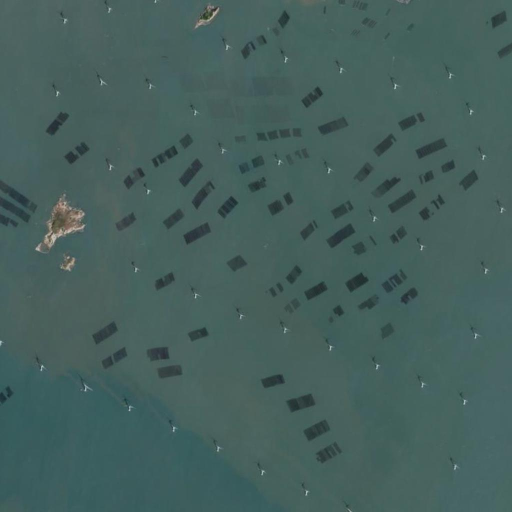
#> input picture data/scenes/xinghua_bay_wind_farm.png, 1024 x 1024 px (shown at 1/2 size)
$ python advanced_island_detector.py
#> lines starting #> are read from the running program, lines starting #| are printed output that depends on the picture; after the words box and inside, x2 and y2 are one past the last pixel; in counts of white or black regions, pixels touching at a corner belong together
"""
高精度岛屿检测器
使用多种图像处理技术精确识别岛屿位置
"""
import cv2
import numpy as np
from typing import List, Tuple, Dict, Any
import matplotlib.pyplot as plt


class AdvancedIslandDetector:
    """高精度岛屿检测器"""

    def __init__(self):
        """初始化检测器"""
        pass

    def detect_islands_precise(self, image: np.ndarray) -> List[Dict[str, Any]]:
        """
        精确检测岛屿位置

        Args:
            image: 输入图像

        Returns:
            岛屿信息列表
        """
        try:
            print("🏝️ 开始精确岛屿检测...")

            # 多种方法组合检测
            islands_hsv = self._detect_by_hsv(image)
            islands_lab = self._detect_by_lab(image)
            islands_edge = self._detect_by_edges(image)

            # 合并结果
            all_islands = islands_hsv + islands_lab + islands_edge

            # 去重和优化
            final_islands = self._merge_and_filter_islands(all_islands, image.shape)

            print(f"✅ 检测到 {len(final_islands)} 个高精度岛屿")

            return final_islands

        except Exception as e:
            print(f"❌ 岛屿检测失败: {e}")
            return []

    def _detect_by_hsv(self, image: np.ndarray) -> List[Dict[str, Any]]:
        """基于HSV色彩空间检测"""
        hsv = cv2.cvtColor(image, cv2.COLOR_BGR2HSV)

        # 更精确的陆地颜色范围
        land_masks = []

        # 棕色陆地
        lower_brown = np.array([8, 50, 80])
        upper_brown = np.array([25, 200, 180])
        mask_brown = cv2.inRange(hsv, lower_brown, upper_brown)

        # 灰褐色陆地
        lower_gray_brown = np.array([15, 30, 100])
        upper_gray_brown = np.array([35, 150, 200])
        mask_gray_brown = cv2.inRange(hsv, lower_gray_brown, upper_gray_brown)

        # 浅棕色
        lower_light_brown = np.array([10, 40, 120])
        upper_light_brown = np.array([30, 180, 220])
        mask_light_brown = cv2.inRange(hsv, lower_light_brown, upper_light_brown)

        # 合并掩码
        combined_mask = cv2.bitwise_or(mask_brown, mask_gray_brown)
        combined_mask = cv2.bitwise_or(combined_mask, mask_light_brown)

        return self._extract_islands_from_mask(combined_mask, "HSV")

    def _detect_by_lab(self, image: np.ndarray) -> List[Dict[str, Any]]:
        """基于LAB色彩空间检测"""
        lab = cv2.cvtColor(image, cv2.COLOR_BGR2LAB)

        # LAB空间中的陆地特征
        l_channel, a_channel, b_channel = cv2.split(lab)

        # 陆地通常在a通道和b通道有特定范围
        # a通道: 绿色到红色
        # b通道: 蓝色到黄色

        # 创建陆地掩码
        mask_a = cv2.inRange(a_channel, 125, 140)  # 偏红
        mask_b = cv2.inRange(b_channel, 130, 150)  # 偏黄
        mask_l = cv2.inRange(l_channel, 80, 180)   # 中等亮度

        combined_mask = cv2.bitwise_and(mask_a, mask_b)
        combined_mask = cv2.bitwise_and(combined_mask, mask_l)

        return self._extract_islands_from_mask(combined_mask, "LAB")

    def _detect_by_edges(self, image: np.ndarray) -> List[Dict[str, Any]]:
        """基于边缘检测"""
        gray = cv2.cvtColor(image, cv2.COLOR_BGR2GRAY)

        # 高斯模糊
        blurred = cv2.GaussianBlur(gray, (5, 5), 0)

        # Canny边缘检测
        edges = cv2.Canny(blurred, 50, 150)

        # 形态学操作连接边缘
        kernel = np.ones((3, 3), np.uint8)
        edges_closed = cv2.morphologyEx(edges, cv2.MORPH_CLOSE, kernel)

        # 填充封闭区域
        contours, _ = cv2.findContours(edges_closed, cv2.RETR_EXTERNAL, cv2.CHAIN_APPROX_SIMPLE)

        mask = np.zeros_like(gray)
        for contour in contours:
            area = cv2.contourArea(contour)
            if 500 < area < 20000:  # 合理的岛屿大小
                cv2.fillPoly(mask, [contour], 255)

        return self._extract_islands_from_mask(mask, "Edge")

    def _extract_islands_from_mask(self, mask: np.ndarray, method: str) -> List[Dict[str, Any]]:
        """从掩码中提取岛屿"""
        # 形态学操作清理
        kernel = np.ones((5, 5), np.uint8)
        mask_clean = cv2.morphologyEx(mask, cv2.MORPH_CLOSE, kernel)
        mask_clean = cv2.morphologyEx(mask_clean, cv2.MORPH_OPEN, kernel)

        # 查找轮廓
        contours, _ = cv2.findContours(mask_clean, cv2.RETR_EXTERNAL, cv2.CHAIN_APPROX_SIMPLE)

        islands = []
        for i, contour in enumerate(contours):
            area = cv2.contourArea(contour)

            # 过滤太小或太大的区域
            if 1000 < area < 50000:
                # 计算边界框
                x, y, w, h = cv2.boundingRect(contour)

                # 计算中心点
                M = cv2.moments(contour)
                if M["m00"] != 0:
                    center_x = int(M["m10"] / M["m00"])
                    center_y = int(M["m01"] / M["m00"])
                else:
                    center_x = x + w // 2
                    center_y = y + h // 2

                island_info = {
                    'method': method,
                    'center': (center_x, center_y),
                    'bbox': (x, y, x + w, y + h),
                    'area': area,
                    'contour': contour
                }

                islands.append(island_info)

        print(f"  {method}方法检测到 {len(islands)} 个候选岛屿")
        return islands

    def _merge_and_filter_islands(self, all_islands: List[Dict[str, Any]],
                                image_shape: Tuple[int, int, int]) -> List[Dict[str, Any]]:
        """合并和过滤岛屿"""
        if not all_islands:
            return []

        # 按位置聚类，合并相近的检测结果
        clusters = []

        for island in all_islands:
            center = island['center']

            # 寻找相近的聚类
            found_cluster = False
            for cluster in clusters:
                cluster_center = cluster['center']
                distance = np.sqrt((center[0] - cluster_center[0])**2 +
                                 (center[1] - cluster_center[1])**2)

                if distance < 100:  # 100像素内认为是同一个岛
                    # 选择面积更大的
                    if island['area'] > cluster['area']:
                        clusters[clusters.index(cluster)] = island
                    found_cluster = True
                    break

            if not found_cluster:
                clusters.append(island)

        # 进一步过滤和验证
        final_islands = []

        for island in clusters:
            center_x, center_y = island['center']

            # 确保岛屿在图像范围内
            if (50 < center_x < image_shape[1] - 50 and
                50 < center_y < image_shape[0] - 50):

                final_islands.append(island)

        # 按面积排序，选择最大的几个
        final_islands.sort(key=lambda x: x['area'], reverse=True)

        return final_islands[:3]  # 最多返回3个最大的岛屿

    def get_optimal_charging_positions(self, islands: List[Dict[str, Any]]) -> List[Tuple[int, int]]:
        """获取最优充电桩位置"""
        charging_positions = []

        for i, island in enumerate(islands):
            center_x, center_y = island['center']
            bbox = island['bbox']

            # 在岛屿上找最合适的位置
            # 优先选择岛屿内部较平坦的区域

            # 候选位置：岛屿中心附近
            candidates = [
                # 岛屿中心
                (center_x, center_y),
                # 岛屿中心偏移位置
                (center_x + 10, center_y),
                (center_x - 10, center_y),
                (center_x, center_y + 10),
                (center_x, center_y - 10),
                # 边界框内的稳定位置
                (bbox[0] + (bbox[2] - bbox[0]) // 3, bbox[1] + (bbox[3] - bbox[1]) // 3),
                (bbox[0] + 2*(bbox[2] - bbox[0]) // 3, bbox[1] + 2*(bbox[3] - bbox[1]) // 3)
            ]

            # 选择最靠近岛屿中心的位置
            best_pos = candidates[0]  # 默认使用中心位置

            charging_positions.append(best_pos)
            print(f"  岛屿{i+1}充电桩: {best_pos} (岛屿中心: {island['center']})")

        return charging_positions

    def visualize_detection_process(self, image: np.ndarray, islands: List[Dict[str, Any]],
                                  charging_positions: List[Tuple[int, int]],
                                  save_path: str = None):
        """可视化检测过程"""
        try:
            fig, axes = plt.subplots(2, 2, figsize=(20, 16))

            # 原始图像
            image_rgb = cv2.cvtColor(image, cv2.COLOR_BGR2RGB)
            axes[0, 0].imshow(image_rgb)
            axes[0, 0].set_title('原始图像', fontsize=14)
            axes[0, 0].axis('off')

            # HSV检测结果
            hsv_islands = self._detect_by_hsv(image)
            axes[0, 1].imshow(image_rgb)
            for island in hsv_islands:
                center = island['center']
                bbox = island['bbox']
                rect = plt.Rectangle((bbox[0], bbox[1]), bbox[2]-bbox[0], bbox[3]-bbox[1],
                                   linewidth=2, edgecolor='red', facecolor='none')
                axes[0, 1].add_patch(rect)
                axes[0, 1].plot(center[0], center[1], 'ro', markersize=8)
            axes[0, 1].set_title(f'HSV检测 ({len(hsv_islands)}个)', fontsize=14)
            axes[0, 1].axis('off')

            # LAB检测结果
            lab_islands = self._detect_by_lab(image)
            axes[1, 0].imshow(image_rgb)
            for island in lab_islands:
                center = island['center']
                bbox = island['bbox']
                rect = plt.Rectangle((bbox[0], bbox[1]), bbox[2]-bbox[0], bbox[3]-bbox[1],
                                   linewidth=2, edgecolor='blue', facecolor='none')
                axes[1, 0].add_patch(rect)
                axes[1, 0].plot(center[0], center[1], 'bo', markersize=8)
            axes[1, 0].set_title(f'LAB检测 ({len(lab_islands)}个)', fontsize=14)
            axes[1, 0].axis('off')

            # 最终结果
            axes[1, 1].imshow(image_rgb)

            # 绘制检测到的岛屿
            for i, island in enumerate(islands):
                center = island['center']
                bbox = island['bbox']

                # 岛屿边界
                rect = plt.Rectangle((bbox[0], bbox[1]), bbox[2]-bbox[0], bbox[3]-bbox[1],
                                   linewidth=3, edgecolor='green', facecolor='green', alpha=0.3)
                axes[1, 1].add_patch(rect)

                # 岛屿中心
                axes[1, 1].plot(center[0], center[1], 'go', markersize=10)
                axes[1, 1].text(center[0], center[1]-30, f'岛屿{i+1}', ha='center',
                               fontsize=12, fontweight='bold',
                               bbox=dict(boxstyle="round,pad=0.3", facecolor='white', alpha=0.8))

            # 绘制充电桩位置
            for i, pos in enumerate(charging_positions):
                # 充电桩图标
                rect = plt.Rectangle((pos[0]-8, pos[1]-8), 16, 16,
                                   linewidth=3, edgecolor='darkgreen', facecolor='lightgreen')
                axes[1, 1].add_patch(rect)
                axes[1, 1].text(pos[0], pos[1]-25, f'⚡C{i}', ha='center',
                               fontsize=12, fontweight='bold')

            axes[1, 1].set_title(f'最终结果: {len(islands)}个岛屿', fontsize=14)
            axes[1, 1].axis('off')

            plt.tight_layout()

            if save_path:
                plt.savefig(save_path, dpi=300, bbox_inches='tight')
                print(f"✅ 检测过程可视化已保存: {save_path}")

            plt.show()

        except Exception as e:
            print(f"❌ 可视化失败: {e}")


def test_advanced_island_detection():
    """测试高精度岛屿检测"""
    try:
        from pathlib import Path

        # 获取项目根目录
        current_dir = Path(__file__).parent
        project_root = current_dir.parent.parent

        # 加载图像
        image_path = project_root / "data" / "scenes" / "xinghua_bay_wind_farm.png"

        if not image_path.exists():
            print(f"❌ 图像文件不存在: {image_path}")
            return False

        # 加载图像
        with open(image_path, 'rb') as f:
            image_bytes = f.read()
        image_array = np.frombuffer(image_bytes, dtype=np.uint8)
        image = cv2.imdecode(image_array, cv2.IMREAD_COLOR)
#> image is the input picture: shape (1024, 1024, 3); mean B, G, R 92.2, 95.6, 69.1

        if image is None:
            print("❌ 图像加载失败")
            return False

        print(f"✅ 图像加载成功: {image.shape}")
#| ✅ 图像加载成功: (1024, 1024, 3)

        # 创建检测器
        detector = AdvancedIslandDetector()

        # 检测岛屿
        islands = detector.detect_islands_precise(image)
#> in _detect_by_hsv, `mask_brown = cv2.inRange(hsv, lower_brown, upper_brown)`:
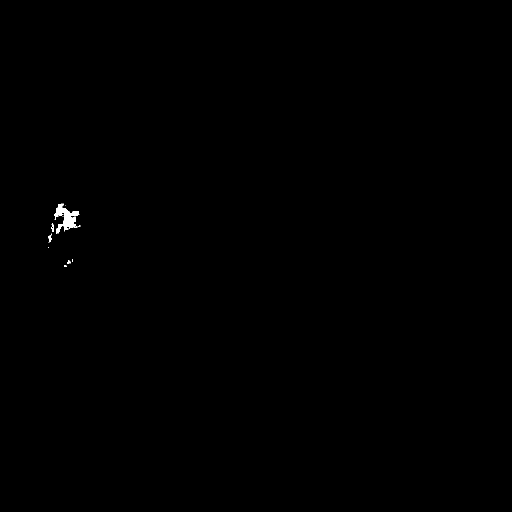
#> mask_brown: shape (1024, 1024) (shown at 1/2 size); 0.14% white; 12 white regions (8 under 20 px), largest, box (x1, y1, x2, y2) and area: (109, 407, 159, 468) 1314, (96, 467, 104, 485) 65, (102, 446, 108, 464) 55, (134, 521, 142, 528) 34
#> in _extract_islands_from_mask, `contours, _ = cv2.findContours(mask_clean, cv2.RETR_EXTERNAL, cv2.CHAI..`: contours = 2 contours; box (x1, y1, x2, y2) and area: (87, 402, 163, 493) 2684, (128, 520, 148, 537) 192
#> the loop in _extract_islands_from_mask, `for i, contour in enumerate(contours):` made 2 passes
#> (area, x, y, w, h, center_x, center_y) on pass 2: (2684.5, 87, 402, 76, 91, 125, 443)
#> after the loop in _extract_islands_from_mask, `for i, contour in enumerate(contours):`: islands = 1 item
#|   HSV方法检测到 1 个候选岛屿
#> in _detect_by_lab, `l_channel, a_channel, b_channel = cv2.split(lab)`:
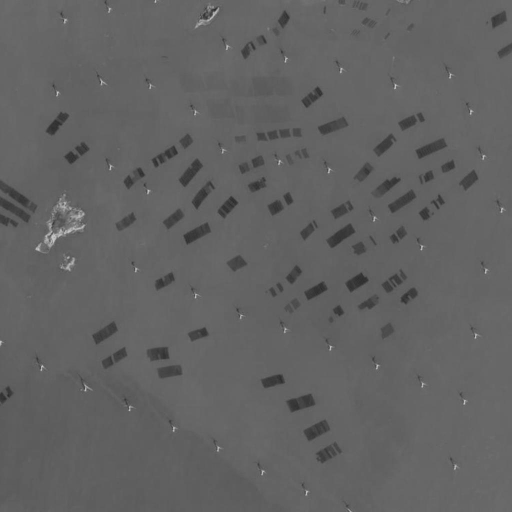
#> l_channel: shape (1024, 1024) (shown at 1/2 size); min 36, max 223, mean 98.2
#> in _detect_by_lab, `mask_l = cv2.inRange(l_channel, 80, 180)`:
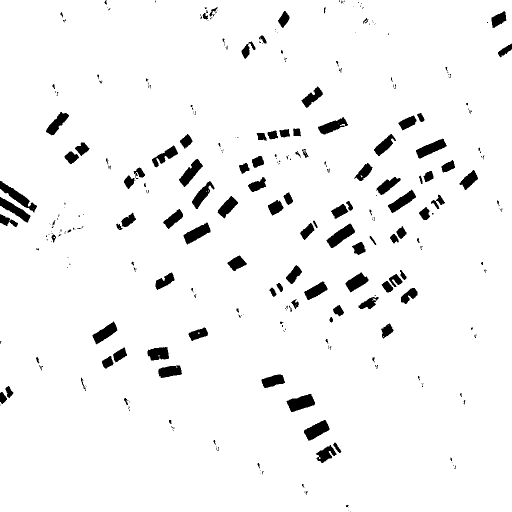
#> mask_l: shape (1024, 1024) (shown at 1/2 size); 95.5% white; 333 black regions (215 under 20 px), largest, box (x1, y1, x2, y2) and area: (0, 362, 74, 425) 1269, (573, 788, 630, 824) 1241, (653, 447, 710, 496) 1214
#> in _detect_by_lab, `combined_mask = cv2.bitwise_and(mask_a, mask_b)`:
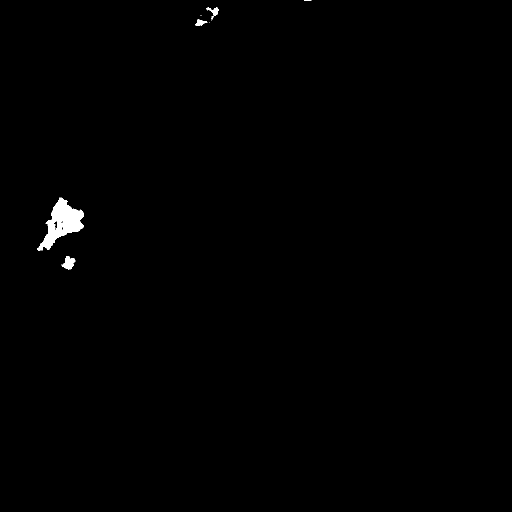
#> combined_mask: shape (1024, 1024) (shown at 1/2 size); 0.49% white; 8 white regions (3 under 20 px), largest, box (x1, y1, x2, y2) and area: (74, 394, 168, 502) 4247, (123, 512, 151, 539) 437, (412, 15, 438, 39) 218, (391, 38, 415, 52) 170, (609, 0, 623, 2) 25
#> in _extract_islands_from_mask (call 2), `contours, _ = cv2.findContours(mask_clean, cv2.RETR_EXTERNAL, cv2.CHAI..`: contours = 5 contours; box (x1, y1, x2, y2) and area: (76, 396, 168, 502) 4228, (126, 512, 150, 539) 405, (393, 40, 409, 52) 128, (426, 16, 436, 32) 108, (414, 16, 421, 21) 24
#> the loop in _extract_islands_from_mask (call 2), `for i, contour in enumerate(contours):` made 5 passes
#> (area, x, y, w, h, center_x, center_y) on pass 2: (4228.5, 76, 396, 92, 106, 123, 445)
#|   LAB方法检测到 1 个候选岛屿
#> in detect_islands_precise, `islands_lab = self._detect_by_lab(image)`: islands_lab = 1 item
#> in _detect_by_edges, `edges_closed = cv2.morphologyEx(edges, cv2.MORPH_CLOSE, kernel)`:
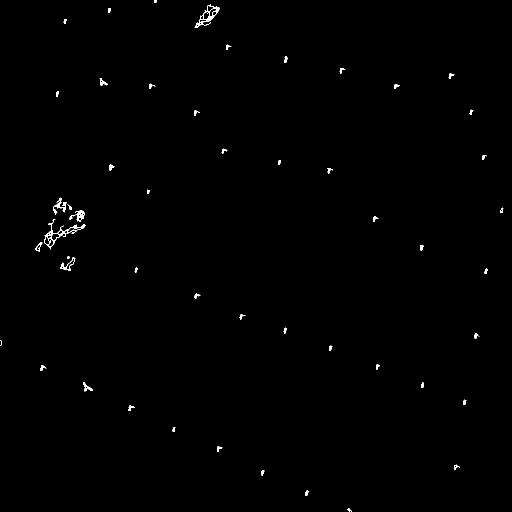
#> edges_closed: shape (1024, 1024) (shown at 1/2 size); 0.4% white; 50 white regions
#> in _detect_by_edges, `contours, _ = cv2.findContours(edges_closed, cv2.RETR_EXTERNAL, cv2.CH..`: contours = 50 contours, 3 with area under 20; largest, box (x1, y1, x2, y2) and area: (88, 438, 172, 499) 994, (389, 8, 439, 56) 806, (138, 420, 169, 444) 245, (120, 515, 151, 542) 238, (106, 395, 133, 430) 173
#> the loop in _detect_by_edges, `for contour in contours:` made 50 passes
#> area on passes 1 to 8: 21.5, 35, 31, 42.5, 45, 29, 47, 31
#> after the loop in _detect_by_edges, `for contour in contours:`:
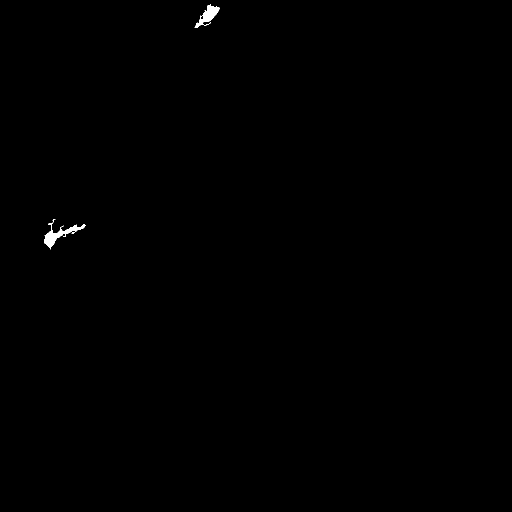
#> mask: shape (1024, 1024) (shown at 1/2 size); 0.2% white; 2 white regions, box (x1, y1, x2, y2) and area: (88, 438, 172, 499) 1158, (389, 8, 439, 56) 905
#> in _extract_islands_from_mask (call 3), `contours, _ = cv2.findContours(mask_clean, cv2.RETR_EXTERNAL, cv2.CHAI..`: contours = 2 contours; box (x1, y1, x2, y2) and area: (88, 451, 158, 494) 956, (392, 10, 438, 54) 874
#|   Edge方法检测到 0 个候选岛屿
#> in detect_islands_precise, `islands_edge = self._detect_by_edges(image)`: islands_edge = []
#> in detect_islands_precise, `all_islands = islands_hsv + islands_lab + islands_edge`: all_islands = 2 items
#> the loop in _merge_and_filter_islands, `for island in all_islands:` made 2 passes
#> center on passes 1 to 2: (125, 443), (123, 445)
#> after the loop in _merge_and_filter_islands, `for island in all_islands:`: clusters = 1 item
#> the loop in _merge_and_filter_islands, `for island in clusters:` made 1 pass
#| ✅ 检测到 1 个高精度岛屿
#> islands = 1 item

        if not islands:
            print("❌ 未检测到岛屿")
            return False

        # 获取充电桩位置
        charging_positions = detector.get_optimal_charging_positions(islands)
#> the loop in get_optimal_charging_positions, `for i, island in enumerate(islands):` made 1 pass
#> (center_x, center_y, bbox) on pass 1: (123, 445, (76, 396, 168, 502))
#> (printed output is left out)
#> after the loop in get_optimal_charging_positions, `for i, island in enumerate(islands):`: charging_positions = [(123, 445)]
#> charging_positions = [(123, 445)]

        print(f"\\n✅ 检测结果:")
        for i, (island, pos) in enumerate(zip(islands, charging_positions)):
            print(f"  岛屿{i+1}: 中心{island['center']}, 面积{island['area']:.0f}, 充电桩{pos}")
#> this loop made 1 pass
#> (printed output is left out)

        # 可视化
        save_path = project_root / "advanced_island_detection.png"
        detector.visualize_detection_process(image, islands, charging_positions, str(save_path))
#> in _extract_islands_from_mask (call 4), `contours, _ = cv2.findContours(mask_clean, cv2.RETR_EXTERNAL, cv2.CHAI..`: contours = 2 contours; box (x1, y1, x2, y2) and area: (87, 402, 163, 493) 2684, (128, 520, 148, 537) 192
#|   HSV方法检测到 1 个候选岛屿
#> in visualize_detection_process, `hsv_islands = self._detect_by_hsv(image)`: hsv_islands = 1 item
#> the loop in visualize_detection_process, `for island in hsv_islands:` made 1 pass
#> (center, bbox) on pass 1: ((125, 443), (87, 402, 163, 493))
#> in _extract_islands_from_mask (call 5), `contours, _ = cv2.findContours(mask_clean, cv2.RETR_EXTERNAL, cv2.CHAI..`: contours = 5 contours; box (x1, y1, x2, y2) and area: (76, 396, 168, 502) 4228, (126, 512, 150, 539) 405, (393, 40, 409, 52) 128, (426, 16, 436, 32) 108, (414, 16, 421, 21) 24
#|   LAB方法检测到 1 个候选岛屿
#> in visualize_detection_process, `lab_islands = self._detect_by_lab(image)`: lab_islands = 1 item
#> the loop in visualize_detection_process, `for island in lab_islands:` made 1 pass
#> the loop in visualize_detection_process, `for i, island in enumerate(islands):` made 1 pass
#> the loop in visualize_detection_process, `for i, pos in enumerate(charging_positions):` made 1 pass
#> in visualize_detection_process, `plt.savefig(save_path, dpi=300, bbox_inches='tight')`:
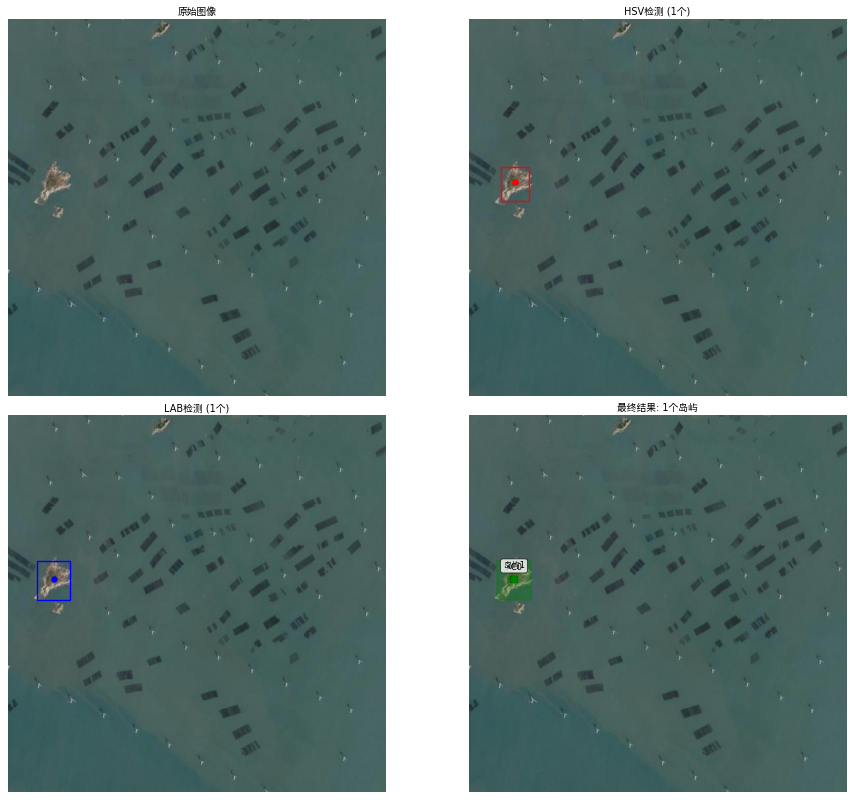
#> figure drawn by matplotlib, 4 panels

        return True

    except Exception as e:
        print(f"❌ 测试失败: {e}")
        import traceback
        traceback.print_exc()
        return False


if __name__ == "__main__":
    test_advanced_island_detection()
